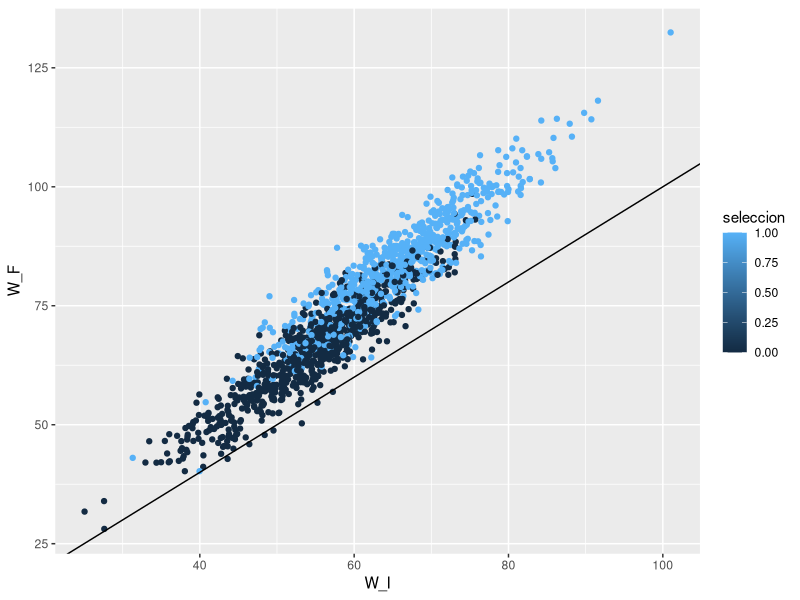

Source code (R):
## ---- chunk 1
library(tidyverse)
library(DiagrammeR)
library(broom)
#| code-fold: true
grViz("
digraph {
  graph [ranksep = 0.2, rankdir = LR]
  node [shape=plaintext]
  W_I
  D
  S
  W_F
  edge [minlen = 3]
  W_I -> S
  W_I -> W_F
  S -> W_F
  W_I -> D
  W_F -> D
}
")

## ---- chunk 2
simular_esc_1 <- function(n = 1, efecto = 0){
  W_I <- rnorm(n, 60, 10)
  P <- 1 / (1 + exp(-(W_I-60)/6))
  seleccion <- rbinom(n, 1, P)          
  W_F <- rnorm(n,  1.2 * W_I + efecto * seleccion, 4)
  D <- W_F - W_I
  tibble(W_I, W_F, D, seleccion)
}

set.seed(54189)
datos_tbl <- simular_esc_1(1500, efecto = 5)

ggplot(datos_tbl, aes(x = W_I, y = W_F, colour = seleccion)) +
  geom_point() + geom_abline()

## ---- chunk 3
analisis_1 <- function(datos_tbl){
   lm(D ~ seleccion, datos_tbl) |> tidy() |> select(term, estimate, std.error)
}
analisis_2 <- function(datos_tbl){
  lm(W_F ~ W_I + seleccion, datos_tbl) |> tidy() |> select(term, estimate, std.error)
}
## ---- chunk 4
analisis_1(datos_tbl)
analisis_2(datos_tbl)
